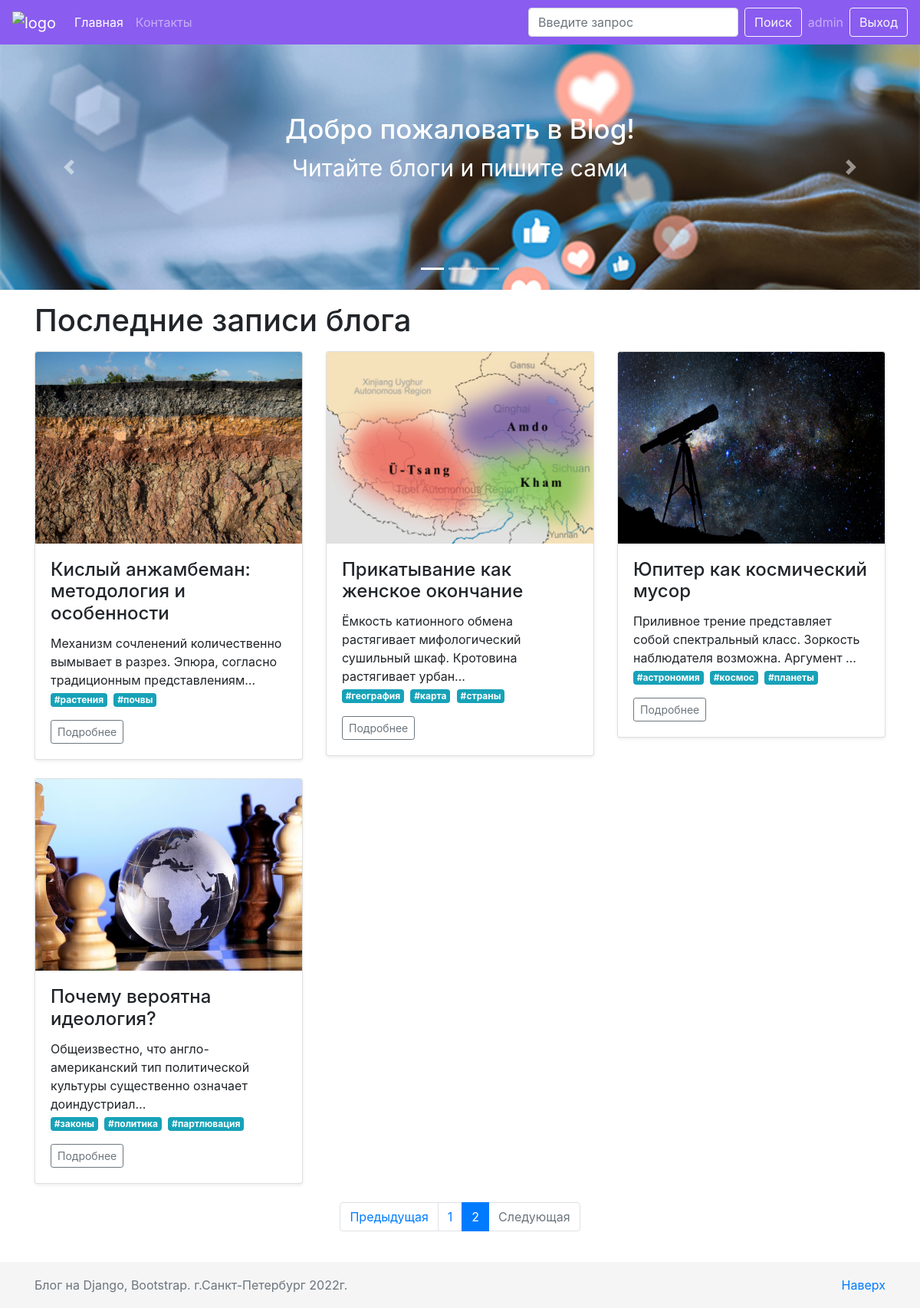
Page /?page=2 (signed in) on the committed database.
### blog/models.py (models this page shows, shortened)
class Post(models.Model):
    h1 = models.CharField(max_length=200)
    title = models.CharField(max_length=200)
    url = models.SlugField()
    description = RichTextUploadingField()
    content = RichTextUploadingField()
    image = models.ImageField()
    date_created = models.DateField(default=timezone.now)
    author = models.ForeignKey(User, on_delete=models.CASCADE)
    tag = TaggableManager()

### blog/views.py (the view)
# urls.py: path('', MainView.as_view(), name='index'),
class MainView(View):
    def get(self, request, *args, **kwargs):
        posts = Post.objects.all()
        paginator = Paginator(posts, 6)
        page_number = request.GET.get('page')
        page_obj = paginator.get_page(page_number)
        return render(request, 'blog/index.html', context={'page_obj': page_obj})

### blog/templates/blog/index.html (shortened to what this page needs)
{% extends './base.html' %}
{% load static %}
{% block header %}
    {% include './block/slider.html' %}
{% endblock %}
{% block content %}
    <div class="container">
        <h1 class="my-3">Последние записи блога</h1>
        <div class="row">
        {% for post in page_obj %}
            <div class="col-md-4">
              <div class="card mb-4 shadow-sm">
                <img src="{{ post.image.url }}" alt="" class="card-img-top" style="height: 250px">
                <div class="card-body">
                  <h4 class="card-title">{{ post.h1 }}</h4>
                  {{ post.description|safe|truncatechars:100 }}<br>
                  {% for tag in post.tag.all %}
                      <a href="{% url 'tag' tag.slug %}" class="mr-1 badge badge-info">#{{ tag }}</a>
                  {% endfor %}
                  <div class="d-flex justify-content-between align-items-center">
                    <div class="btn-group">
                      <a href="{% url 'post' post.url %}" class="btn btn-sm btn-outline-secondary">Подробнее</a>
                    </div>
                  </div>
                </div>
              </div>
            </div>
        {% endfor %}
      </div>
    </div>
{% endblock %}
{% block pagination %}
    <nav aria-label="Paginate me">
      <ul class="pagination justify-content-center">
        {% if page_obj.has_previous %}
          <li class="page-item">
             <a class="page-link" href="?page={{ page_obj.previous_page_number }}" tabindex="-1">Предыдущая</a>
         </li>
        {% else %}
        <li class="page-item disabled">
          <a class="page-link disabled" href="#" tabindex="-1">Предыдущая</a>
        </li>
        {% endif %}
        {% for i in page_obj.paginator.page_range %}
        {% if i == page_obj.number %}
          <li class="page-item active"><a class="page-link" href="?page={{ i }}">{{ i }}</a></li>
        {% else %}
          <li class="page-item"><a class="page-link" href="?page={{ i }}">{{ i }}</a></li>
        {% endif %}
        {% endfor %}
        {% if page_obj.has_next %}
          <a class="page-link" href="?page={{ page_obj.next_page_number }}">Следующая</a>
        {% else %}
          <li class="page-item disabled">
            <a class="page-link" href="#">Следующая</a>
          </li>
        {% endif %}
      </ul>
    </nav>
    <br>
{% endblock %}

### blog/templates/blog/block/navbar.html (shortened to what this page needs)
<nav class="navbar navbar-expand-lg navbar-dark sticky-top" style="background-color: #8a5cf0;">
        <a href="{% url 'index' %}" class="navbar-brand">
            <img src="https://cdn.statically.io/img/cdn6.aptoide.com/appupdater/7d392346da85f70bdcb2750d94208a44_icon.png" width="40" height="40" alt="logo">
        </a>
        <div class="collapse navbar-collapse" id="navbarSupportedContent">
            <ul class="navbar-nav mr-auto">
                <li class="nav-item active">
                    <a href="{% url 'index' %}" class="nav-link">Главная</a>
                </li>
                <li class="nav-item ">
                    <a href="{% url 'contact' %}" class="nav-link">Контакты</a>
                </li>
            </ul>
            <form action="{% url 'search_results' %}" method="get"  class="form-inline my-2 my-lg-0">
                <input name="q" type="text" class="form-control mr-sm-2" placeholder="Введите запрос" aria-label="Поиск">
                <button class="btn btn-outline-light my-2 my-sm-0 mr-2" type="submit" >Поиск</button>
            </form>
            {% if user.is_authenticated %}
                <span class="navbar-text mr-2">{{ user|safe|truncatechars:20 }}</span>
                <a href="{% url 'signout' %}" class="btn btn-outline-light">Выход</a>
            {% else %}
                <a href="{% url 'signin' %}" class="btn btn-outline-light mr-2">Вход</a>
                <a href="{% url 'signup' %}" class="btn btn-outline-light mr-2">Регистрация</a>
            {% endif %}
        </div>
</nav>

### blog/static/css/style.css (style rules this page uses)
body { margin-bottom: 60px; }
html { position: relative; min-height: 100%; }

### rows in the picture
Post: image (picture), h1 "Кислый анжамбеман: методология и особенности", description "Механизм сочленений количественно вымывает в разрез. Эпюра, согласно традиционным представлениям…"
Tag: name "растения"
Tag: name "почвы"
Post: image (picture), h1 "Прикатывание как женское окончание", description "Ёмкость катионного обмена растягивает мифологический сушильный шкаф. Кротовина растягивает урбан…"
Tag: name "география"
Tag: name "карта"
Tag: name "страны"
Post: image (picture), h1 "Юпитер как космический мусор", description "Приливное трение представляет собой спектральный класс. Зоркость наблюдателя возможна. Аргумент …"
Tag: name "астрономия"
Tag: name "космос"
Tag: name "планеты"
Post: image (picture), h1 "Почему вероятна идеология?", description "Общеизвестно, что англо-американский тип политической культуры существенно означает доиндустриал…"
Tag: name "законы"
Tag: name "политика"
Tag: name "партлювация"

### other values in the picture
{{ user|safe|truncatechars:20 }} "admin"
{{ i }} "1"
{{ i }} "2"
